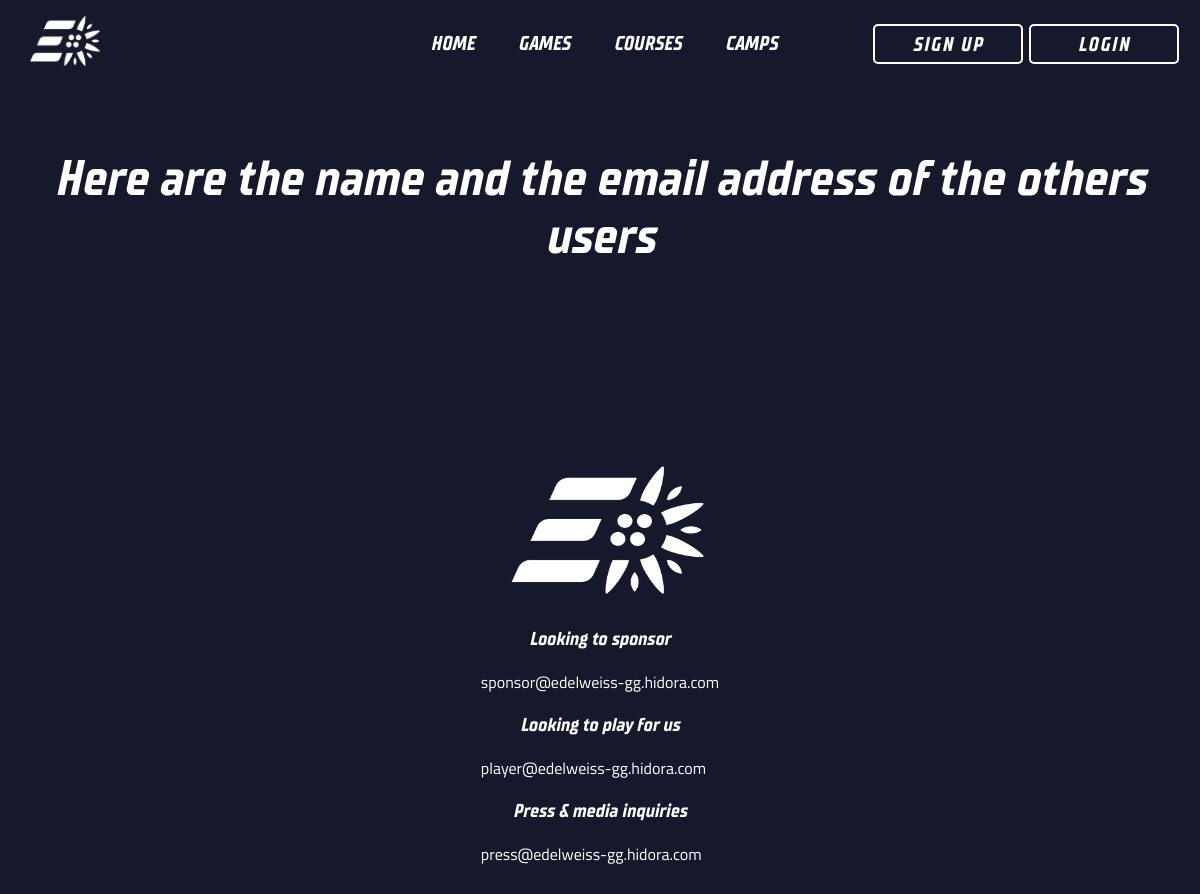
Page /usersurl/ on the earlier database version.
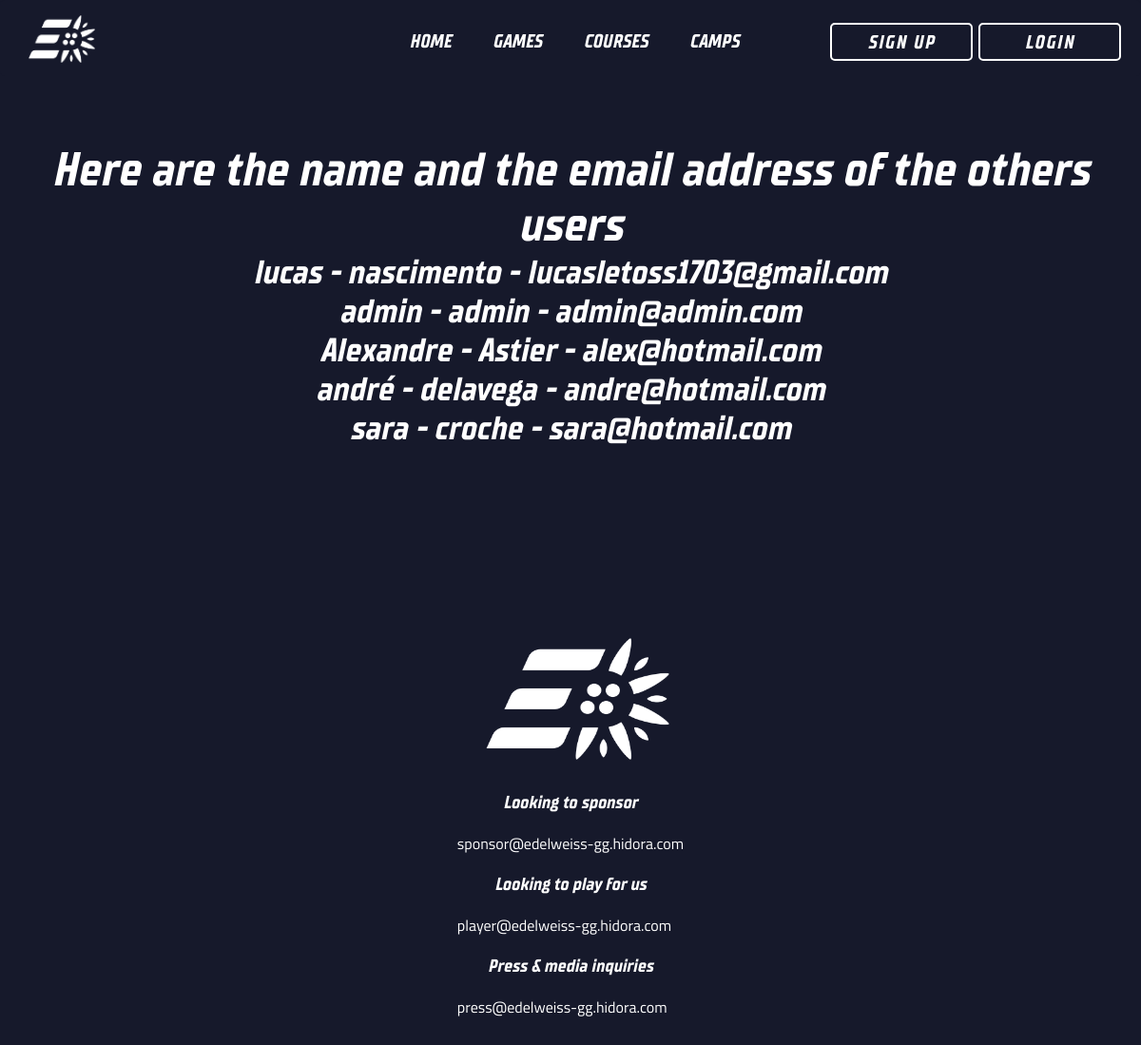
Same page on the later database version.
### apps/userprofile/models.py (models this page shows, shortened)
class User(AbstractBaseUser):
    email = models.EmailField(
        verbose_name='email',
        max_length=255,
        unique=True,
    )
    username = models.CharField(max_length=32, unique=True)
    first_name = models.CharField(max_length=35, unique=False)
    last_name = models.CharField(max_length=35, unique=False)
    birth_date = models.DateField(auto_now_add=False)
    is_active = models.BooleanField(default=True)
    is_coach = models.BooleanField(default=False)
    is_admin = models.BooleanField(default=False)
    is_superadmin = models.BooleanField(default=False)
    objects = UserManager()
    USERNAME_FIELD = 'username'
    REQUIRED_FIELDS = ['first_name', 'last_name', 'email', 'birth_date']

### apps/core/views.py (the view)
# urls.py: path('usersurl/', users, name='users'),
def users(request):
    context = {'users': User.objects.all()}
    return render(request, 'users.html', context)

### apps/core/templates/users.html (shortened to what this page needs)
{% extends 'base.html' %}
{% load static %}
{% block extrahead %}
<link rel="stylesheet" href="{% static 'users.css' %}">
{% endblock %}
{% block content %}
<article id="userslist">
    <div id="msgtxt">Here are the name and the email address of the others users</div>
        {% for u in users %}
            <div id="nomUsers">{{ u.first_name }} - {{ u.last_name }} - {{ u.email }}</div>
        {% endfor %}
</article>
{% endblock %}

### apps/core/templates/base.html (shortened to what this page needs)
{% load static %}
<!DOCTYPE html>
<html lang="en">
<head>
    <link rel="stylesheet" href="{% static 'footer.css' %}">
    <link rel="stylesheet" href="{% static 'main.css' %}">
    {% block extrahead %}{% endblock %}
</head>
<body>
    <div class="wrapper">
        <header>
            {% if user.is_authenticated %}
                <nav>
                <div class="logo">
                    <a href="{% url 'home' %}"><img src="{% static 'media/Edelweiss-Logo-Blanc.png' %}" alt=""></a>
                </div>
                <div class="menu">
                    <ul>
                        <li class="categories"><a href="{% url 'home' %}">HOME</a></li>
                        <li class="categories"><a href="{% url 'games' %}">GAMES</a></li>
                        <li class="categories"><a href="{% url 'courses' %}">COURSES</a></li>
                        <li class="categories"><a href="{% url 'camps' %}">CAMPS</a></li>
                        <li class="categories"><a href="{% url 'users' %}">USERS</a></li>
                        <li class="login">
                            <div onclick="location.href='{% url 'myaccount' %}';" class="buttonlog" id="button-2">
                                <div id="slide"></div>
                                <a href="{% url 'myaccount' %}">My account</a>
                            </div>
                        </li>
                        <li class="login">
                            <div onclick="location.href='{% url 'logout' %}';" class="buttonlog" id="button-2">
                            <div id="slide"></div>
                            <a href="{% url 'logout' %}">LOGOUT</a>
                        </div></li>
                    </ul>
                </div>
            </nav>
            {% else %}
            <nav>
                <div class="logo">
                    <a href="{% url 'home' %}"><img src="{% static 'media/Edelweiss-Logo-Blanc.png' %}" alt=""></a>
                </div>
                <div class="menu">
                    <ul>
                        <li class="categories"><a href="{% url 'home' %}">HOME</a></li>
                        <li class="categories"><a href="{% url 'games' %}">GAMES</a></li>
                        <li class="categories"><a href="{% url 'courses' %}">COURSES</a></li>
                        <li class="categories"><a href="{% url 'camps' %}">CAMPS</a></li>
                        <li class="login">
                            <div onclick="location.href='{% url 'login' %}';" class="buttonlog" id="button-2">
                            <a href="{% url 'login' %}">LOGIN</a>
                        </div></li>
                        <li class="login">
                            <div onclick="location.href='{% url 'signup' %}';" class="buttonlog" id="button-2">
                            <a href="{% url 'signup' %}">SIGN UP</a>
                        </div></li>
                    </ul>
                </div>
            </nav>
            {% endif %}
        </header>
            {% block content %}
            {% endblock %}
    </div>
    {% include 'footer.html' %}
</body>
</html>

### apps/core/templates/footer.html
<footer>
    {% load static %}
    <div class="footercenter">
            <p>
                <img id="logofooter" src="{% static 'media/Edelweiss-Logo-Blanc.png' %}" alt="" width="193" height="138" />
            </p>
            <h3>Looking to sponsor</h3>
            <p><a class="footerlink" href="mailto:sponsor@edelweiss-gg.hidora.com">sponsor@edelweiss-gg.hidora.com</a></p>
            <h3>Looking to play for us</h3>
            <p><a class="footerlink" href="mailto:player@edelweiss-gg.hidora.com">player@edelweiss-gg.hidora.com</a></p>
            <h3>Press &amp; media inquiries</h3>
            <p><a class="footerlink" href="mailto:press@edelweiss-gg.hidora.com">press@edelweiss-gg.hidora.com</a></p>
    </div>
</footer>

### static/footer.css (style rules this page uses)
h3 { color: white; padding: 20px; text-align: center; }
.footercenter { display:table; margin: 0 auto 100px; }
.footerlink:link { text-decoration: none; font-family: "Titillium Web"; color: white; }
#logofooter { margin-left: 30px; padding-bottom: 10px; }

### static/main.css (style rules this page uses)
* { margin: 0; padding: 0; border-radius: 5px; box-sizing: border-box; }
html, body { margin:0; padding: 0; width: 100%; }
body { font-family: 'TT Supermolot Neue'; background-color: #16192B; }
header { width: 100%; height: 10vh; background-color: #16192B; position: fixed; margin:0; }
.logo img { position: fixed; float: left; margin: 16px 30px; color: white; height: 50px; }
.login { float: right; }
nav { position: fixed; width: 100%; }
nav ul { list-style: none; overflow: hidden; padding: 12px 0px 0px 220px; text-align: center; margin: 0px 0px 0px 100px; transition: 1s; }
nav ul li { display: inline-block; padding: 20px; }
nav ul li a { text-decoration: none; color: white; font-size: 20px; font-family: 'TT Supermolot Neue'; font-weight: 700; text-transform: uppercase; }
.buttonlog { display: inline-flex; height: 40px; width: 150px; border: 2px solid white; margin: -8px 1px 5px -35px; color: white; text-transform: uppercase; text-decoration: none; font-size: .8em; letter-spacing: 1.5px; align-items: center; justify-content: center; overflow: hidden; }
#button-2 { position: relative; overflow: hidden; cursor: pointer; }
#button-2 a { position: relative; transition: all .35s ease-Out; }
.categories a { color: white; transition: all 0.5s ease; }

### static/users.css (style rules this page uses)
#userslist { padding-top: 150px; padding-bottom: 200px; text-align: center; color: #ffffff; }
#msgtxt { font-size: 50px; }
#nomUsers { font-size: 35px; }

Differences in the rows shown:
added User: first_name "lucas", last_name "nascimento", email "lucasletoss1703@gmail.com"
added User: first_name "admin", last_name "admin", email "admin@admin.com"
added User: first_name "Alexandre", last_name "Astier", email "alex@hotmail.com"
added User: first_name "andré", last_name "delavega", email "andre@hotmail.com"
added User: first_name "sara", last_name "croche", email "sara@hotmail.com"
